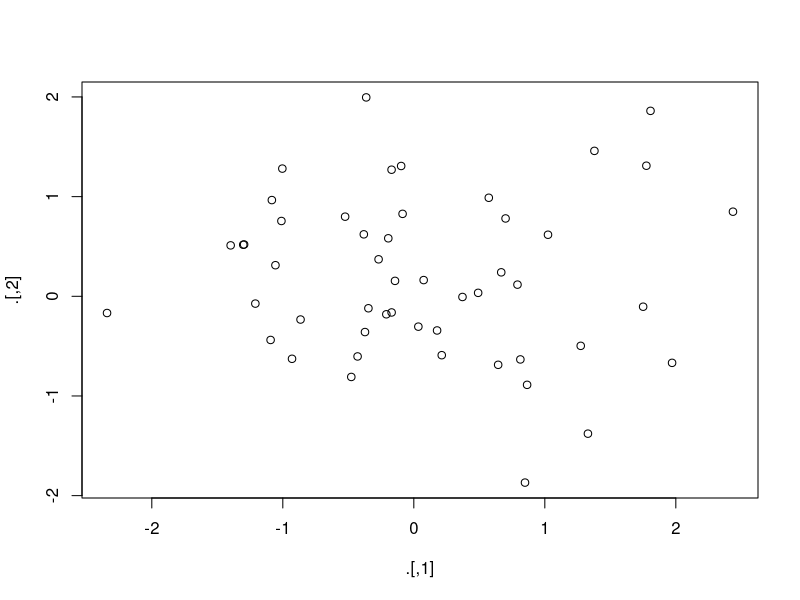
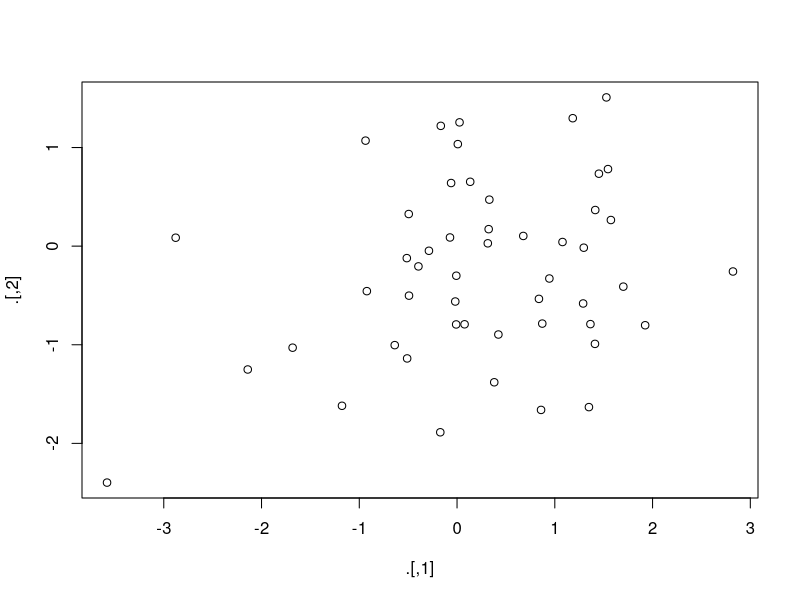

Generate these figures, in order, with R: (Note: this script raises an error after producing the figures.)
# GG606AW24
# Lecture 07
# Jason Venkiteswaran


library(tidyverse)
library(magrittr)
theme_set(theme_minimal())


rnorm(100) %>%
  matrix(ncol = 2) %>%
  plot() %>%
  str()

rnorm(100) %>%
  matrix(ncol = 2) %T>%
  plot() %>%
  str()



mtcars %$%
  cor(disp, mpg)



mtcars <- mtcars %>% 
  transform(cyl = cyl * 2)

mtcars %<>% transform(cyl = cyl * 2)







df <- tibble::tibble(
  a = rnorm(10),
  b = rnorm(10),
  c = rnorm(10),
  d = rnorm(10)
)

df$a <- (df$a - min(df$a, na.rm = TRUE)) / 
  (max(df$a, na.rm = TRUE) - min(df$a, na.rm = TRUE))
df$b <- (df$b - min(df$b, na.rm = TRUE)) / 
  (max(df$b, na.rm = TRUE) - min(df$a, na.rm = TRUE))
df$c <- (df$c - min(df$c, na.rm = TRUE)) / 
  (max(df$c, na.rm = TRUE) - min(df$c, na.rm = TRUE))
df$d <- (df$d - min(df$d, na.rm = TRUE)) / 
  (max(df$d, na.rm = TRUE) - min(df$d, na.rm = TRUE))



x <- df$a
(x - min(x, na.rm = TRUE)) / (max(x, na.rm = TRUE) - min(x, na.rm = TRUE))



rng <- range(x, na.rm = TRUE)
(x - rng[1]) / (rng[2] - rng[1])



rescale01 <- function(x) {
  rng <- range(x, na.rm = TRUE)
  (x - rng[1]) / (rng[2] - rng[1])
}
rescale01(c(0, 5, 10))



rescale01(c(0, 5, 10))
rescale01(c(-10, 0, 10))
rescale01(c(1, 2, 3, NA, 5))



rescale01(c(1:10, Inf))



rescale01 <- function(x) {
  rng <- range(x, na.rm = TRUE, finite = TRUE)
  (x - rng[1]) / (rng[2] - rng[1])
}
rescale01(c(1:10, Inf))


df$a <- rescale01(df$a)
df$b <- rescale01(df$b)
df$c <- rescale01(df$c)
df$d <- rescale01(df$d)


rescale01(c(1:10, Inf))



rescale01 <- function(x) {
  rng <- range(x, na.rm = TRUE, finite = TRUE)
  (x - rng[1]) / (rng[2] - rng[1])
}


rescale01(c(1:10, Inf))





prop_na <- function(x) {
  mean(is.na(x))
}

prop_na(c(0, 1, 2, NA, 4, NA))




sum_to_one <- function(x, na.rm = FALSE) {
  x / sum(x, na.rm = na.rm)
}

# no missing values
sum_to_one(1:5)
#> [1] 0.0667 0.1333 0.2000 0.2667 0.3333
# if any missing, return all missing
sum_to_one(c(1:5, NA))
#> [1] NA NA NA NA NA NA
# drop missing values when standardizing
sum_to_one(c(1:5, NA), na.rm = TRUE)
#> [1] 0.0667 0.1333 0.2000 0.2667 0.3333     NA




clamp <- function(x, min, max) {
  case_when(
    x < min ~ min,
    x > max ~ max,
    .default = x
  )
}

clamp(1:10, min = 3, max = 7)
#>  [1] 3 3 3 4 5 6 7 7 7 7



clean_number <- function(x) {
  is_pct <- str_detect(x, "%")
  num <- x |> 
    str_remove_all("%") |> 
    str_remove_all(",") |> 
    str_remove_all(fixed("$")) |> 
    as.numeric()
  if_else(is_pct, num / 100, num)
}

clean_number("$12,300")
#> [1] 12300
clean_number("45%")
#> [1] 0.45



grouped_mean <- function(df, group_var, mean_var) {
  df |> 
    group_by(group_var) |> 
    summarize(mean(mean_var))
}


diamonds |> grouped_mean(cut, carat)



df <- tibble(
  mean_var = 1,
  group_var = "g",
  group = 1,
  x = 10,
  y = 100
)

df |> grouped_mean(group, x)
#> # A tibble: 1 × 2
#>   group_var `mean(mean_var)`
#>   <chr>                <dbl>
#> 1 g                        1
df |> grouped_mean(group, y)
#> # A tibble: 1 × 2
#>   group_var `mean(mean_var)`
#>   <chr>                <dbl>
#> 1 g                        1



grouped_mean <- function(df, group_var, mean_var) {
  df |> 
    group_by({{ group_var }}) |> 
    summarize(mean({{ mean_var }}))
}

df |> grouped_mean(group, x)
#> # A tibble: 1 × 2
#>   group `mean(x)`
#>   <dbl>     <dbl>
#> 1     1        10



diamonds |> 
  group_by(cut) |> 
  summary6(carat)
#> # A tibble: 5 × 7
#>   cut         min  mean median   max     n n_miss
#>   <ord>     <dbl> <dbl>  <dbl> <dbl> <int>  <int>
#> 1 Fair       0.22 1.05    1     5.01  1610      0
#> 2 Good       0.23 0.849   0.82  3.01  4906      0
#> 3 Very Good  0.2  0.806   0.71  4    12082      0
#> 4 Premium    0.2  0.892   0.86  4.01 13791      0
#> 5 Ideal      0.2  0.703   0.54  3.5  21551      0



diamonds |> 
  group_by(cut) |> 
  summary6(log10(carat))
#> # A tibble: 5 × 7
#>   cut          min    mean  median   max     n n_miss
#>   <ord>      <dbl>   <dbl>   <dbl> <dbl> <int>  <int>
#> 1 Fair      -0.658 -0.0273  0      0.700  1610      0
#> 2 Good      -0.638 -0.133  -0.0862 0.479  4906      0
#> 3 Very Good -0.699 -0.164  -0.149  0.602 12082      0
#> 4 Premium   -0.699 -0.125  -0.0655 0.603 13791      0
#> 5 Ideal     -0.699 -0.225  -0.268  0.544 21551      0



count_missing <- function(df, group_vars, x_var) {
  df |> 
    group_by({{ group_vars }}) |> 
    summarize(
      n_miss = sum(is.na({{ x_var }})),
      .groups = "drop"
    )
}

flights |> 
  count_missing(c(year, month, day), dep_time)
#> Error in `group_by()`:
#> ℹ In argument: `c(year, month, day)`.
#> Caused by error:
#> ! `c(year, month, day)` must be size 336776 or 1, not 1010328.



count_missing <- function(df, group_vars, x_var) {
  df |> 
    group_by(pick({{ group_vars }})) |> 
    summarize(
      n_miss = sum(is.na({{ x_var }})),
      .groups = "drop"
    )
}

flights |> 
  count_missing(c(year, month, day), dep_time)
#> # A tibble: 365 × 4
#>    year month   day n_miss
#>   <int> <int> <int>  <int>
#> 1  2013     1     1      4
#> 2  2013     1     2      8
#> 3  2013     1     3     10
#> 4  2013     1     4      6
#> 5  2013     1     5      3
#> 6  2013     1     6      1
#> # ℹ 359 more rows







coef_variation <- function(x, na.rm = FALSE) {
  sd(x, na.rm = na.rm) / mean(x, na.rm = na.rm)
}
coef_variation(1:5)
#> [1] 0.527
coef_variation(c(1:5, NA))
#> [1] NA
coef_variation(c(1:5, NA), na.rm = TRUE)
#> [1] 0.527
